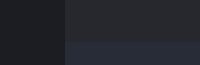
        <widget class="QFrame" name="frame_top">
         <property name="minimumSize">
          <size>
           <width>0</width>
           <height>65</height>
          </size>
         </property>
         <property name="maximumSize">
          <size>
           <width>16777215</width>
           <height>65</height>
          </size>
         </property>
         <property name="styleSheet">
          <string notr="true">background-color: transparent;</string>
         </property>
         <property name="frameShape">
          <enum>QFrame::NoFrame</enum>
         </property>
         <property name="frameShadow">
          <enum>QFrame::Raised</enum>
         </property>
         <layout class="QHBoxLayout" name="horizontalLayout_3">
          <property name="spacing">
           <number>0</number>
          </property>
          <property name="leftMargin">
           <number>0</number>
          </property>
          <property name="topMargin">
           <number>0</number>
          </property>
          <property name="rightMargin">
           <number>0</number>
          </property>
          <property name="bottomMargin">
           <number>0</number>
          </property>
          <item>
           <widget class="QFrame" name="frame_toggle">
            <property name="maximumSize">
             <size>
              <width>70</width>
              <height>16777215</height>
             </size>
            </property>
            <property name="styleSheet">
             <string notr="true">background-color: rgb(27, 29, 35);</string>
            </property>
            <property name="frameShape">
             <enum>QFrame::NoFrame</enum>
            </property>
            <property name="frameShadow">
             <enum>QFrame::Raised</enum>
            </property>
            <layout class="QVBoxLayout" name="verticalLayout_3">
             <property name="spacing">
              <number>0</number>
             </property>
             <property name="leftMargin">
              <number>0</number>
             </property>
             <property name="topMargin">
              <number>0</number>
             </property>
             <property name="rightMargin">
              <number>0</number>
             </property>
             <property name="bottomMargin">
              <number>0</number>
             </property>
             <item>
              <widget class="QPushButton" name="btn_toggle_menu">
               <property name="sizePolicy">
                <sizepolicy hsizetype="Expanding" vsizetype="Expanding">
                 <horstretch>0</horstretch>
                 <verstretch>0</verstretch>
                </sizepolicy>
               </property>
               <property name="styleSheet">
                <string notr="true">QPushButton {
	background-image: url(:/24x24/icons/24x24/cil-menu.png);
	background-position: center;
	background-repeat: no-reperat;
	border: none;
	background-color: rgb(27, 29, 35);
}
QPushButton:hover {
	background-color: rgb(33, 37, 43);
}
QPushButton:pressed {	
	background-color: rgb(85, 170, 255);
}</string>
               </property>
               <property name="text">
                <string/>
               </property>
              </widget>
             </item>
            </layout>
           </widget>
          </item>
          <item>
           <widget class="QFrame" name="frame_top_right">
            <property name="styleSheet">
             <string notr="true">background: transparent;</string>
            </property>
            <property name="frameShape">
             <enum>QFrame::NoFrame</enum>
            </property>
            <property name="frameShadow">
             <enum>QFrame::Raised</enum>
            </property>
            <layout class="QVBoxLayout" name="verticalLayout_2">
             <property name="spacing">
              <number>0</number>
             </property>
             <property name="leftMargin">
              <number>0</number>
             </property>
             <property name="topMargin">
              <number>0</number>
             </property>
             <property name="rightMargin">
              <number>0</number>
             </property>
             <property name="bottomMargin">
              <number>0</number>
             </property>
             <item>
              <widget class="QFrame" name="frame_top_btns">
               <property name="maximumSize">
                <size>
                 <width>16777215</width>
                 <height>42</height>
                </size>
               </property>
               <property name="styleSheet">
                <string notr="true">background-color: rgba(27, 29, 35, 200)</string>
               </property>
               <property name="frameShape">
                <enum>QFrame::NoFrame</enum>
               </property>
               <property name="frameShadow">
                <enum>QFrame::Raised</enum>
               </property>
               <layout class="QHBoxLayout" name="horizontalLayout_4">
                <property name="spacing">
                 <number>0</number>
                </property>
                <property name="leftMargin">
                 <number>0</number>
                </property>
                <property name="topMargin">
                 <number>0</number>
                </property>
                <property name="rightMargin">
                 <number>0</number>
                </property>
                <property name="bottomMargin">
                 <number>0</number>
                </property>
                <item>
                 <widget class="QFrame" name="frame_label_top_btns">
                  <property name="sizePolicy">
                   <sizepolicy hsizetype="Expanding" vsizetype="Preferred">
                    <horstretch>0</horstretch>
                    <verstretch>0</verstretch>
                   </sizepolicy>
                  </property>
                  <property name="frameShape">
                   <enum>QFrame::NoFrame</enum>
                  </property>
                  <property name="frameShadow">
                   <enum>QFrame::Raised</enum>
                  </property>
                  <layout class="QHBoxLayout" name="horizontalLayout_10">
                   <property name="spacing">
                    <number>0</number>
                   </property>
                   <property name="leftMargin">
                    <number>5</number>
                   </property>
                   <property name="topMargin">
                    <number>0</number>
                   </property>
                   <property name="rightMargin">
                    <number>10</number>
                   </property>
                   <property name="bottomMargin">
                    <number>0</number>
                   </property>
                  </layout>
                 </widget>
                </item>
                <item alignment="Qt::AlignRight">
                 <widget class="QFrame" name="frame_btns_right">
                  <property name="sizePolicy">
                   <sizepolicy hsizetype="Expanding" vsizetype="Preferred">
                    <horstretch>0</horstretch>
                    <verstretch>0</verstretch>
                   </sizepolicy>
                  </property>
                  <property name="maximumSize">
                   <size>
                    <width>120</width>
                    <height>16777215</height>
                   </size>
                  </property>
                  <property name="frameShape">
                   <enum>QFrame::NoFrame</enum>
                  </property>
                  <property name="frameShadow">
                   <enum>QFrame::Raised</enum>
                  </property>
                  <layout class="QHBoxLayout" name="horizontalLayout_5">
                   <property name="spacing">
                    <number>0</number>
                   </property>
                   <property name="leftMargin">
                    <number>0</number>
                   </property>
                   <property name="topMargin">
                    <number>0</number>
                   </property>
                   <property name="rightMargin">
                    <number>0</number>
                   </property>
                   <property name="bottomMargin">
                    <number>0</number>
                   </property>
                   <item>
                    <widget class="QPushButton" name="btn_minimize">
                     <property name="sizePolicy">
                      <sizepolicy hsizetype="Minimum" vsizetype="Expanding">
                       <horstretch>0</horstretch>
                       <verstretch>0</verstretch>
                      </sizepolicy>
                     </property>
                     <property name="minimumSize">
                      <size>
                       <width>40</width>
                       <height>0</height>
                      </size>
                     </property>
                     <property name="maximumSize">
                      <size>
                       <width>40</width>
                       <height>16777215</height>
                      </size>
                     </property>
                     <property name="toolTip">
                      <string>Minimize</string>
                     </property>
                     <property name="styleSheet">
                      <string notr="true">QPushButton {	
	border: none;
	background-color: transparent;
}
QPushButton:hover {
	background-color: rgb(52, 59, 72);
}
QPushButton:pressed {	
	background-color: rgb(85, 170, 255);
}</string>
                     </property>
                     <property name="text">
                      <string/>
                     </property>
                     <property name="icon">
                      <iconset resource="files.qrc">
                       <normaloff>:/16x16/icons/16x16/cil-window-minimize.png</normaloff>:/16x16/icons/16x16/cil-window-minimize.png</iconset>
                     </property>
                    </widget>
                   </item>
                   <item>
                    <widget class="QPushButton" name="btn_maximize_restore">
                     <property name="sizePolicy">
                      <sizepolicy hsizetype="Minimum" vsizetype="Expanding">
                       <horstretch>0</horstretch>
                       <verstretch>0</verstretch>
                      </sizepolicy>
                     </property>
                     <property name="minimumSize">
                      <size>
                       <width>40</width>
                       <height>0</height>
                      </size>
                     </property>
                     <property name="maximumSize">
                      <size>
                       <width>40</width>
                       <height>16777215</height>
                      </size>
                     </property>
                     <property name="toolTip">
                      <string>Maximize</string>
                     </property>
                     <property name="styleSheet">
                      <string notr="true">QPushButton {	
	border: none;
	background-color: transparent;
}
QPushButton:hover {
	background-color: rgb(52, 59, 72);
}
QPushButton:pressed {	
	background-color: rgb(85, 170, 255);
}</string>
                     </property>
                     <property name="text">
                      <string/>
                     </property>
                     <property name="icon">
                      <iconset resource="files.qrc">
                       <normaloff>:/16x16/icons/16x16/cil-window-maximize.png</normaloff>:/16x16/icons/16x16/cil-window-maximize.png</iconset>
                     </property>
                    </widget>
                   </item>
                   <item>
                    <widget class="QPushButton" name="btn_close">
                     <property name="sizePolicy">
                      <sizepolicy hsizetype="Minimum" vsizetype="Expanding">
                       <horstretch>0</horstretch>
                       <verstretch>0</verstretch>
                      </sizepolicy>
                     </property>
                     <property name="minimumSize">
                      <size>
                       <width>40</width>
                       <height>0</height>
                      </size>
                     </property>
                     <property name="maximumSize">
                      <size>
                       <width>40</width>
                       <height>16777215</height>
                      </size>
                     </property>
                     <property name="toolTip">
                      <string>Close</string>
                     </property>
                     <property name="styleSheet">
                      <string notr="true">QPushButton {	
	border: none;
	background-color: transparent;
}
QPushButton:hover {
	background-color: rgb(52, 59, 72);
}
QPushButton:pressed {	
	background-color: rgb(85, 170, 255);
}</string>
                     </property>
                     <property name="text">
                      <string/>
                     </property>
                     <property name="icon">
                      <iconset resource="files.qrc">
                       <normaloff>:/16x16/icons/16x16/cil-x.png</normaloff>:/16x16/icons/16x16/cil-x.png</iconset>
                     </property>
                    </widget>
                   </item>
                  </layout>
                 </widget>
                </item>
               </layout>
              </widget>
             </item>
             <item>
              <widget class="QFrame" name="frame_top_info">
               <property name="maximumSize">
                <size>
                 <width>16777215</width>
                 <height>65</height>
                </size>
               </property>
               <property name="styleSheet">
                <string notr="true">background-color: rgb(39, 44, 54);</string>
               </property>
               <property name="frameShape">
                <enum>QFrame::NoFrame</enum>
               </property>
               <property name="frameShadow">
                <enum>QFrame::Raised</enum>
               </property>
               <layout class="QHBoxLayout" name="horizontalLayout_8">
                <property name="spacing">
                 <number>0</number>
                </property>
                <property name="leftMargin">
                 <number>10</number>
                </property>
                <property name="topMargin">
                 <number>0</number>
                </property>
                <property name="rightMargin">
                 <number>10</number>
                </property>
                <property name="bottomMargin">
                 <number>0</number>
                </property>
               </layout>
              </widget>
             </item>
            </layout>
           </widget>
          </item>
         </layout>
        </widget>
